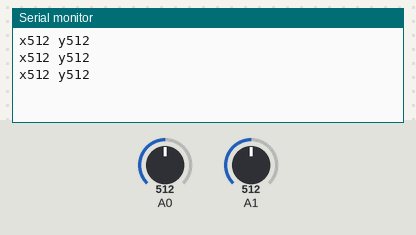
A sketch run on a simulated Arduino Uno, built with avr-gcc and run on an emulated ATmega328P. Parts: the last lines printed to the serial monitor. Inputs (shaded band) come from the test bench; at power-on: A0 = 512, A1 = 512.

Above: at 1.3 s.
1.4 s: A0 set to 716
At 1.9 s:
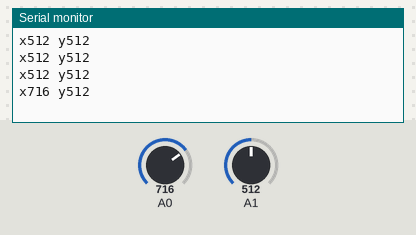
2.9 s: A1 set to 716
At 3.4 s:
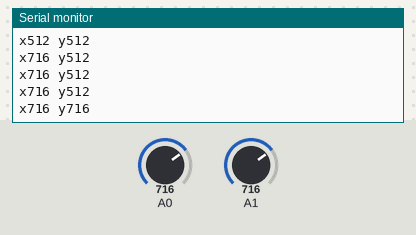
4.4 s: A0 set to 900
At 4.9 s:
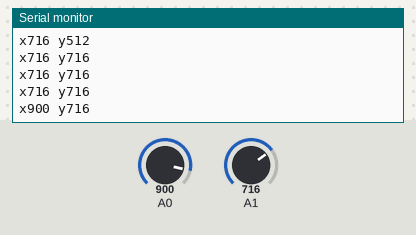
5.9 s: A1 set to 900
At 6.4 s:
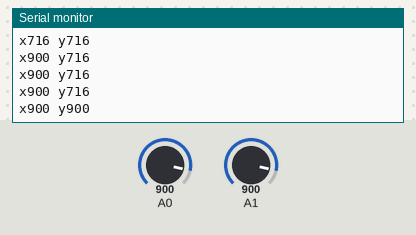
Timing chart, 0 to 8.4 s (numbered marks = the images above; inputs shaded):
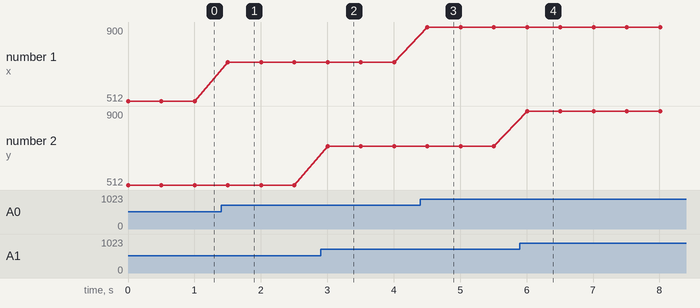

The sketch:

joystick.ino
```cpp
void setup() {
  Serial.begin(9600);
}

void loop() {
  int xAxis = analogRead(A0);
  int yAxis = analogRead(A1);
  Serial.print("x");
  Serial.print(xAxis);
  Serial.print(" y");
  Serial.print(yAxis);
  Serial.println();
  delay(500);
}
```

Measured:
- after the input at 1.4 s, the serial monitor: prints a new line after 0.10 s (image 1)
- after the input at 2.9 s, the serial monitor: prints a new line after 0.10 s (image 2)
- after the input at 4.4 s, the serial monitor: prints a new line after 0.11 s (image 3)
- after the input at 5.9 s, the serial monitor: prints a new line after 0.11 s (image 4)
- plotted number 1: 512 → 716 after the input at 1.4 s, 716 → 900 after the input at 4.4 s
